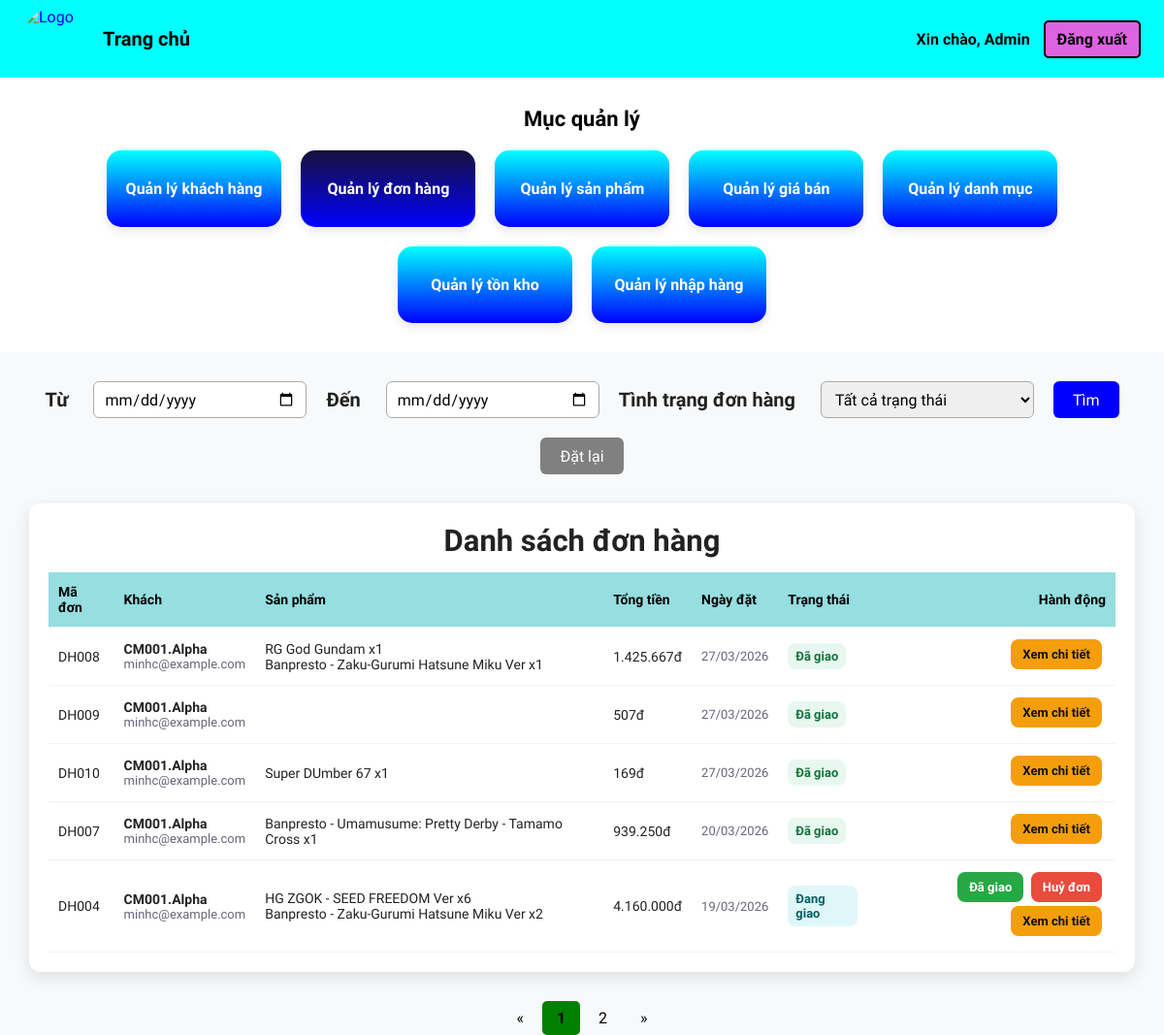
Page /admin/shiping.php on the earlier database version.
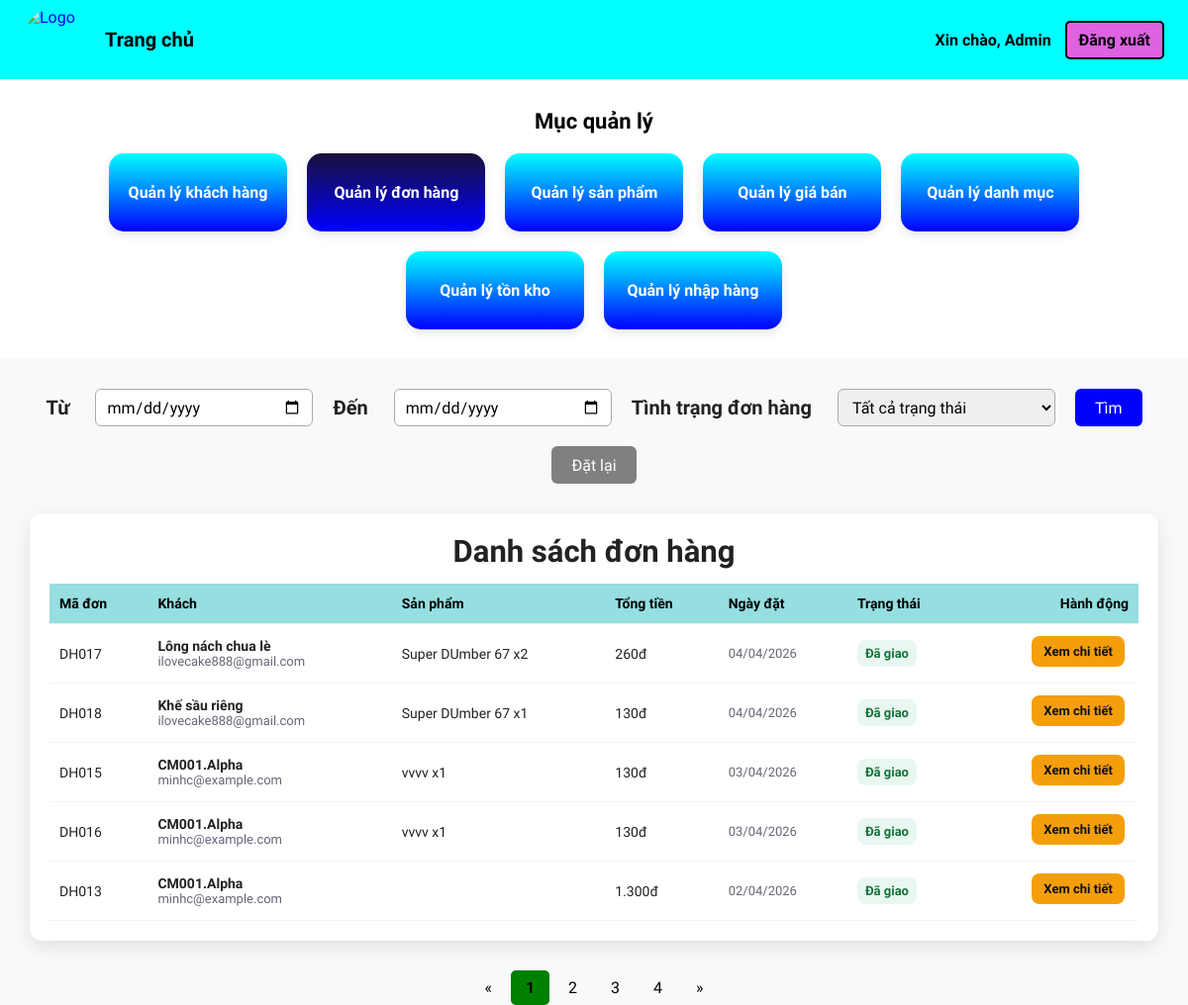
Same page on the later database version.
### tables this page shows
CREATE TABLE `orders` (
  `id_order` varchar(20) NOT NULL,
  `customer_id` varchar(10) NOT NULL,
  `order_date` date NOT NULL,
  `status` enum('Chờ xử lý','Đã xác nhận','Đang giao','Đã giao','Đã huỷ') DEFAULT 'Chờ xử lý',
  `created_at` timestamp NOT NULL DEFAULT current_timestamp(),
  `total` int(11) DEFAULT NULL,
  `receiver_name` varchar(100) DEFAULT NULL,
  `receiver_phone` varchar(20) DEFAULT NULL,
  `receiver_address` varchar(255) DEFAULT NULL,
  `payment_method` varchar(50) DEFAULT NULL,
  `note` text DEFAULT NULL
);

CREATE TABLE `customers` (
  `customer_id` varchar(10) NOT NULL,
  `phone` varchar(15) NOT NULL,
  `email` varchar(100) NOT NULL,
  `address` varchar(255) DEFAULT NULL,
  `register_date` date NOT NULL,
  `status` enum('Hoạt động','Bị khóa') DEFAULT 'Hoạt động',
  `created_at` timestamp NOT NULL DEFAULT current_timestamp(),
  `username` varchar(50) DEFAULT NULL,
  `password` varchar(255) DEFAULT NULL
);

CREATE TABLE `product_list` (
  `ProductID` varchar(255) NOT NULL,
  `ProductName` varchar(255) DEFAULT NULL,
  `Grade` varchar(255) DEFAULT NULL,
  `Producer` varchar(255) DEFAULT NULL,
  `Product_source` longtext DEFAULT NULL,
  `Product_description` longtext DEFAULT NULL,
  `Product_detail` text DEFAULT NULL,
  `Product_image` varchar(255) DEFAULT NULL,
  `Price` int(11) DEFAULT NULL,
  `Profit` decimal(5,2) DEFAULT NULL,
  `cost_price` decimal(12,2) DEFAULT 0.00,
  `Quantity` int(11) NOT NULL DEFAULT 0
);

CREATE TABLE `order_item` (
  `orderID` int(11) NOT NULL,
  `id_order` varchar(20) NOT NULL,
  `ProductID` varchar(255) NOT NULL,
  `quantity` int(11) NOT NULL
);

### admin/shiping.php (the view, shortened to what the changed rows need)
<?php
$conn = new mysqli("localhost","root","","hobbystore");
$where = "WHERE 1=1";
$per_page = 5;
$page   = isset($_GET['page']) ? (int)$_GET['page'] : 1;
$offset = ($page - 1) * $per_page;
$count_res  = $conn->query("SELECT COUNT(*) as total FROM orders o $where");
$total_rows = $count_res->fetch_assoc()['total'];
$total_pages = max(1, ceil($total_rows / $per_page));
$sql = "SELECT o.id_order, o.order_date, o.status, o.total,
               o.receiver_name, o.receiver_phone, o.receiver_address,
               o.payment_method, o.note,
               c.email, c.username
        FROM orders o
        JOIN customers c ON o.customer_id = c.customer_id
        $where
        ORDER BY o.order_date DESC
        LIMIT $per_page OFFSET $offset";
$result = $conn->query($sql);
$qp = [];
$qs = count($qp) ? '&'.implode('&',$qp) : '';
$next_status = [
    'Chờ xử lý'  => ['label' => 'Xác nhận',   'value' => 'Đã xác nhận', 'class' => 'btn-confirm'],
    'Đã xác nhận' => ['label' => 'Đang giao',  'value' => 'Đang giao',   'class' => 'btn-delivering'],
    'Đang giao'   => ['label' => 'Đã giao',    'value' => 'Đã giao',     'class' => 'btn-deliver'],
    'Đã giao'     => null,
    'Đã huỷ'      => null,
];
?>
<!DOCTYPE html>
<html lang="vi">
<head>
  <link rel="stylesheet" href="assets/css/style.css">
</head>
<body>
<section class="overview-menu">
  <h2>Mục quản lý</h2>
</section>
<div class="shipping-table">
  <h2>Danh sách đơn hàng</h2>
  <table>
    <thead>
      <tr>
        <th>Mã đơn</th>
        <th>Khách</th>
        <th>Sản phẩm</th>
        <th>Tổng tiền</th>
        <th>Ngày đặt</th>
        <th>Trạng thái</th>
        <th style="text-align:right">Hành động</th>
      </tr>
    </thead>
    <tbody>
    <?php while($row = $result->fetch_assoc()):
        $oid = $conn->real_escape_string($row['id_order']);
        $items_res = $conn->query("SELECT p.ProductName, oi.quantity
                                   FROM order_item oi
                                   JOIN product_list p ON oi.ProductID = p.ProductID
                                   WHERE oi.id_order='$oid'");
        $items = [];
        while($it = $items_res->fetch_assoc()) $items[] = $it;
        $product_names = implode('<br>', array_map(fn($i) => htmlspecialchars($i['ProductName']) . ' x' . $i['quantity'], $items));
        $badge = 'status-pending';
        if($row['status']==='Đã giao' || $row['status']==='Đã xác nhận') $badge = 'status-shipped';
        elseif($row['status']==='Đang giao') $badge = 'status-delivering';
        elseif($row['status']==='Đã huỷ') $badge = 'status-cancel';
        $current_status = $row['status'];
        $next = $next_status[$current_status] ?? null;
        $show_cancel = ($current_status !== 'Đã giao' && $current_status !== 'Đã huỷ');
    ?>
    <tr>
      <td><?php echo htmlspecialchars($row['id_order']); ?></td>
      <td>
        <div style="font-weight:600"><?php echo htmlspecialchars($row['receiver_name'] ?? $row['username']); ?></div>
        <div class="muted"><?php echo htmlspecialchars($row['email']); ?></div>
      </td>
      <td><?php echo $product_names; ?></td>
      <td><?php echo $row['total'] ? number_format($row['total'],0,',','.') . 'đ' : '—'; ?></td>
      <td class="muted"><?php echo date('d/m/Y', strtotime($row['order_date'])); ?></td>
      <td><span class="status-badge <?php echo $badge; ?>"><?php echo htmlspecialchars($current_status); ?></span></td>
      <td style="text-align:right">
        <form method="post" style="display:inline;">
          <?php if($next): ?>
            <button type="submit" name="status" value="<?php echo $next['value']; ?>"
              class="btn <?php echo $next['class']; ?>">
              <?php echo $next['label']; ?>
            </button>
          <?php endif; ?>
          <?php if($show_cancel): ?>
            <button type="submit" name="status" value="Đã huỷ"
              class="btn btn-cancel"
              onclick="return confirm('Bạn chắc chắn muốn huỷ đơn <?php echo $row['id_order']; ?>?')">
              Huỷ đơn
            </button>
          <?php endif; ?>
        </form>
        <a href="order_detail_page.php?id=<?php echo urlencode($row['id_order']); ?>"
           class="btn btn-detail"
           style="text-decoration:none;display:inline-flex;align-items:center;justify-content:center;">
          Xem chi tiết
        </a>
      </td>
    </tr>
    <?php endwhile; ?>
    </tbody>
  </table>
</div>
<div class="pagination">
  <a href="shiping.php?page=1<?php echo $qs; ?>">&laquo;</a>
  <?php for($i=1;$i<=$total_pages;$i++): ?>
    <a href="shiping.php?page=<?php echo $i.$qs; ?>" <?php echo $i==$page?'class="active"':''; ?>><?php echo $i; ?></a>
  <?php endfor; ?>
  <a href="shiping.php?page=<?php echo $total_pages.$qs; ?>">&raquo;</a>
</div>
</body>
</html>

Differences in the rows shown:
no longer on this page (row unchanged): orders: id_order "DH008", receiver_name "CM001.Alpha", customer.email "minhc@example.com", quantity "RG God Gundam x1 Banpresto - Zaku-Gurumi Hatsune Miku Ver x1", total "1.425.667", order_date "27/03/2026", status "Đã giao"
no longer on this page (row unchanged): orders: id_order "DH009", receiver_name "CM001.Alpha", customer.email "minhc@example.com", total "507", order_date "27/03/2026", status "Đã giao"
no longer on this page (row unchanged): orders: id_order "DH010", receiver_name "CM001.Alpha", customer.email "minhc@example.com", product_list.ProductName "Super DUmber 67 x1", total "169", order_date "27/03/2026", status "Đã giao"
no longer on this page (row unchanged): orders: id_order "DH007", receiver_name "CM001.Alpha", customer.email "minhc@example.com", product_list.ProductName "Banpresto - Umamusume: Pretty Derby - Tamamo Cross x1", total "939.250", order_date "20/03/2026", status "Đã giao"
no longer on this page (row unchanged): orders: id_order "DH004", receiver_name "CM001.Alpha", customer.email "minhc@example.com", quantity "HG ZGOK - SEED FREEDOM Ver x6 Banpresto - Zaku-Gurumi Hatsune Miku Ver x2", total "4.160.000", order_date "19/03/2026", status "Đang giao", status "Đã giao"
added orders: id_order "DH017", receiver_name "Lông nách chua lè", customer.email "ilovecake888@gmail.com", product_list.ProductName "Super DUmber 67 x2", total "260", order_date "04/04/2026", status "Đã giao"
added orders: id_order "DH018", receiver_name "Khế sầu riêng", customer.email "ilovecake888@gmail.com", product_list.ProductName "Super DUmber 67 x1", total "130", order_date "04/04/2026", status "Đã giao"
added orders: id_order "DH015", receiver_name "CM001.Alpha", customer.email "minhc@example.com", product_list.ProductName "vvvv x1", total "130", order_date "03/04/2026", status "Đã giao"
added orders: id_order "DH016", receiver_name "CM001.Alpha", customer.email "minhc@example.com", product_list.ProductName "vvvv x1", total "130", order_date "03/04/2026", status "Đã giao"
added orders: id_order "DH013", receiver_name "CM001.Alpha", customer.email "minhc@example.com", total "1.300", order_date "02/04/2026", status "Đã giao"
Other differences:
new list line: "3"
new list line: "4"
